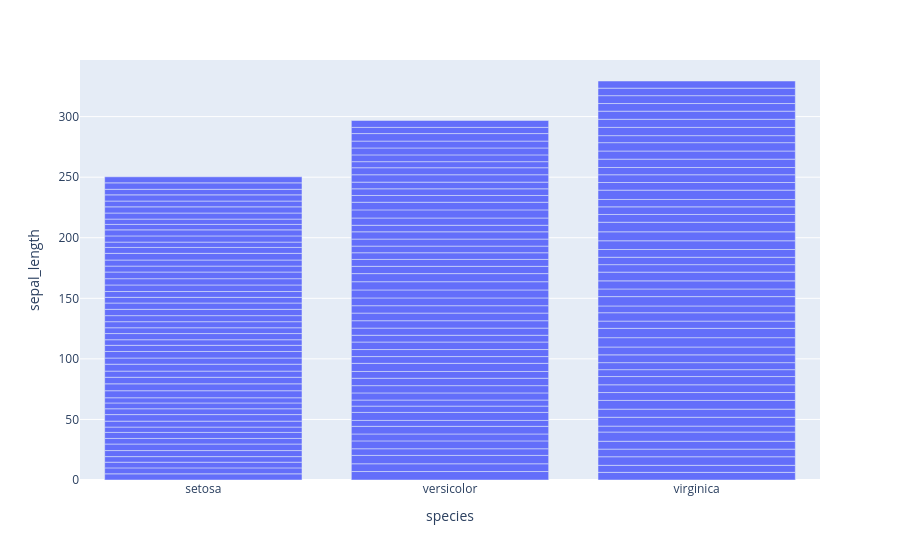

The notebook cell this image was saved under:
### Code cell
fig = px.bar(df , x='species' , y = 'sepal_length')
fig.show()

### Figure 1 — Plotly figure (JSON) as saved in the notebook; plotly's stock layout.template omitted (floating-point values rounded to 4 significant figures; data arrays with more than 128 entries replaced by an {"elided": "..."} marker saying what was removed)
{"data": [{"hovertemplate": "species=%{x}<br>sepal_length=%{y}<extra></extra>", "legendgroup": "", "marker": {"color": "#636efa", "pattern": {"shape": ""}}, "name": "", "orientation": "v", "showlegend": false, "textposition": "auto", "type": "bar", "x": {"elided": "150 str values"}, "xaxis": "x", "y": {"elided": "150 float values"}, "yaxis": "y"}], "layout": {"barmode": "relative", "legend": {"tracegroupgap": 0}, "margin": {"t": 60}, "xaxis": {"anchor": "y", "domain": [0, 1], "title": {"text": "species"}}, "yaxis": {"anchor": "x", "domain": [0, 1], "title": {"text": "sepal_length"}}}}
